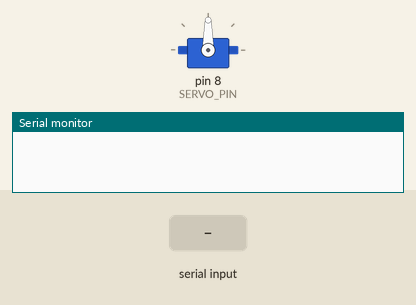
This sketch was run on a simulated Arduino Uno, built with avr-gcc and run on an emulated ATmega328P. Parts: servo, the last lines printed to the serial monitor. The test bench sets the inputs (shaded band).

Above: at 1.2 s.
1.3 s: "SERVO=\n" received over Serial
At 2.6 s:
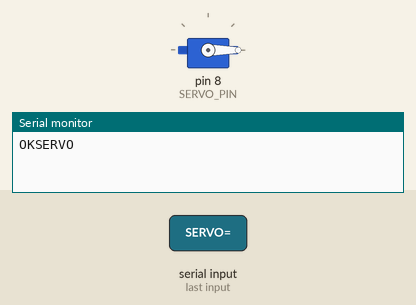
Timing chart, 0 to 4.3 s (numbered marks = the images above; inputs shaded):
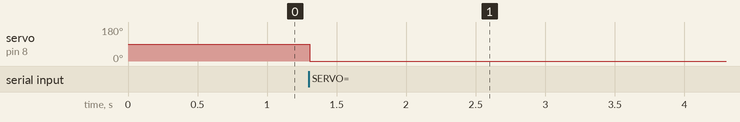

The sketch:

4_3_2.ino
```cpp
#include <Servo.h>

#define SERVO_PIN 8

Servo myservo;

void setup() {
  Serial.begin(9600);
  myservo.attach(SERVO_PIN);
}

void loop() {
  if (Serial.available() > 0)
  {
    String strRead = Serial.readStringUntil('\n');
    if(strRead.indexOf("SERVO=") != -1)
    {
      int servoDigree = strRead.substring(6,strRead.length()).toInt();
      if(servoDigree <= 180)
      {
        myservo.write(servoDigree);
        Serial.println("OKSERVO");
      }
      else Serial.println("error digree");
    }
  }
}
//4_3_2.ino
```

Measured:
- after the input at 1.3 s, servo on pin 8 (SERVO_PIN): 90° → 0° at once
